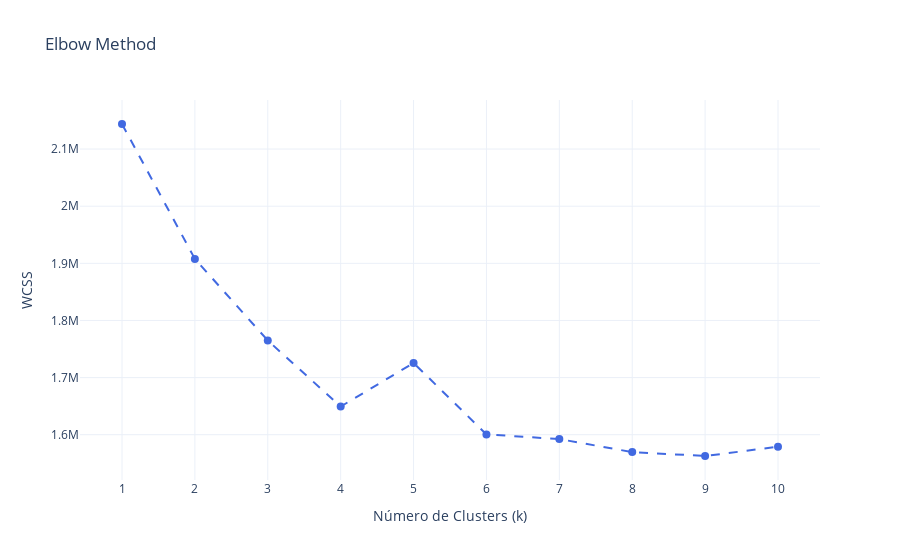

Notebook cell for this chart:
### Code cell
#Clusterização sobre os gêneros dos filmes
#Criando a tabela binária através do onehotencoding
tb_generos, tb_generos_bin = onehotencoding(dataset, ['genres'])

#Aplicando o elbowmethod
serie_wcss = elbowmethod(tb_generos_bin)
serie_wcss.show()

### Figure 1 — Plotly figure (JSON) as saved in the notebook; plotly's stock layout.template omitted (floating-point values rounded to 4 significant figures)
{"data": [{"line": {"color": "royalblue", "dash": "dash"}, "marker": {"size": 8}, "mode": "lines+markers", "name": "WCSS", "type": "scatter", "x": [1, 2, 3, 4, 5, 6, 7, 8, 9, 10], "y": [2143863, 1907760, 1764920, 1649267, 1725566, 1600527, 1592372, 1569590, 1562733, 1578906]}], "layout": {"autosize": true, "title": {"text": "Elbow Method"}, "xaxis": {"autorange": true, "dtick": 1, "range": [0.3957, 10.6], "tick0": 1, "tickmode": "linear", "title": {"text": "Número de Clusters (k)"}, "type": "linear"}, "yaxis": {"autorange": true, "range": [1509000.0, 2197000.0], "title": {"text": "WCSS"}, "type": "linear"}}}
